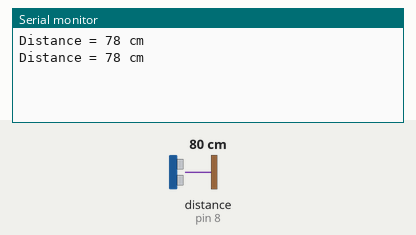
Recording of a sketch running on a simulated Arduino Uno, built with avr-gcc and run on an emulated ATmega328P. Shown: the last lines printed to the serial monitor. Wiring (inferred from the names in the program): ultrasonic range finder: trigger pin 7; echo pin 8. The inputs (shaded band) are chosen by the test bench; at power-on: distance to the obstacle (sensor on pin 8) 80 cm. The echo pulse lasts 58.3 µs per cm.

Above: at 1.8 s.
1.9 s: distance to the obstacle (sensor on pin 8) set to 2 cm
At 2.4 s:
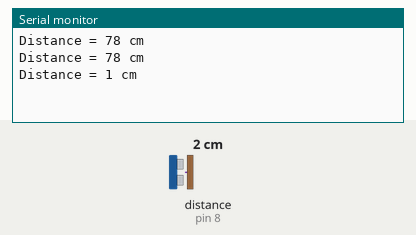
3.4 s: distance to the obstacle (sensor on pin 8) set to 4 cm
At 4.8 s:
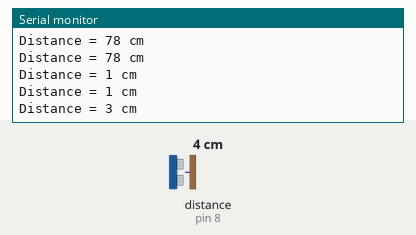
Timing chart, 0 to 6.4 s (numbered marks = the images above; inputs shaded):
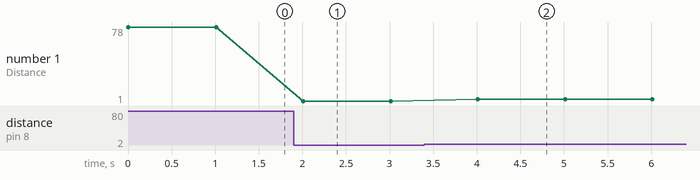

Measured:
- after the input at 1.9 s, the serial monitor: prints a new line after 0.11 s (image 1)
- after the input at 3.4 s, the serial monitor: prints a new line after 0.61 s (image 2)
- plotted number 1: 78 → 1 after the input at 1.9 s, 1 → 3 after the input at 3.4 s

The sketch:

Waterproof_Ultrasonic_Sensor.ino
```cpp
//#define trigPin 19
//#define echoPin 18

#define trigPin 7
#define echoPin 8

// Define variables:
long duration;
int distance;

void setup() {
  // Define inputs and outputs
  pinMode(trigPin, OUTPUT);
  pinMode(echoPin, INPUT);

  // Begin Serial communication at a baudrate of 9600:
  Serial.begin(115200);
}

void loop() {
  // Clear the trigPin by setting it LOW:
  digitalWrite(trigPin, LOW);

  delayMicroseconds(5);

 // Trigger the sensor by setting the trigPin high for 10 microseconds:
  digitalWrite(trigPin, HIGH);
  delayMicroseconds(10);
  digitalWrite(trigPin, LOW);

  // Read the echoPin. pulseIn() returns the duration (length of the pulse) in microseconds:
  duration = pulseIn(echoPin, HIGH);

  // Calculate the distance:
  distance = duration*0.034/2;

  // Print the distance on the Serial Monitor (Ctrl+Shift+M):
  Serial.print("Distance = ");
  Serial.print(distance);
  Serial.println(" cm");

  delay(1000);
}
```
